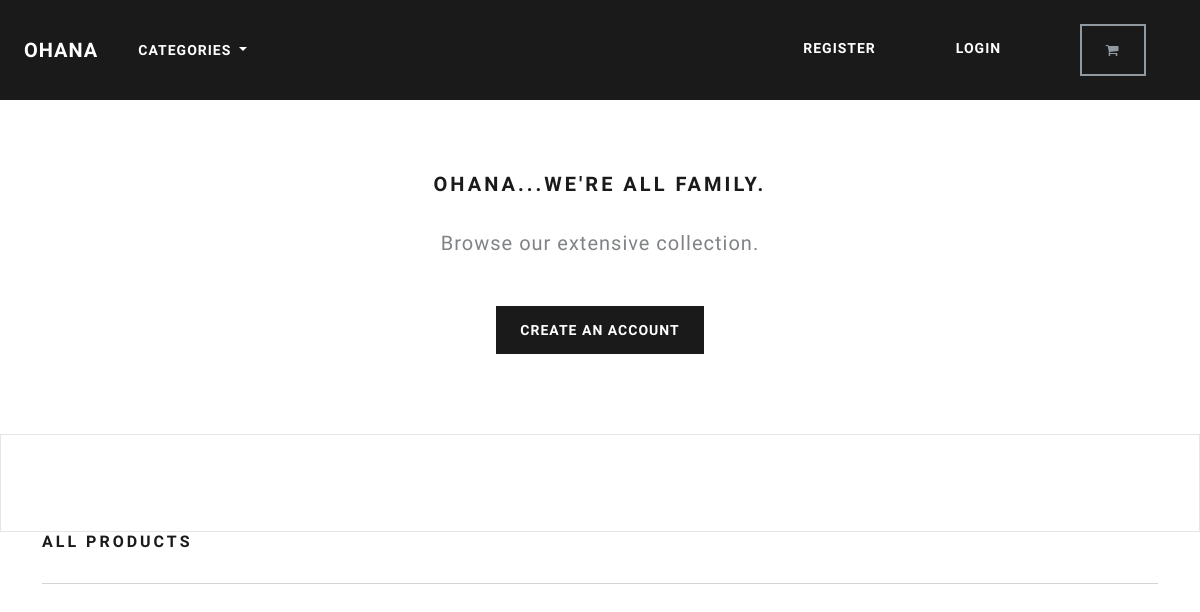
The app's page /, older data.
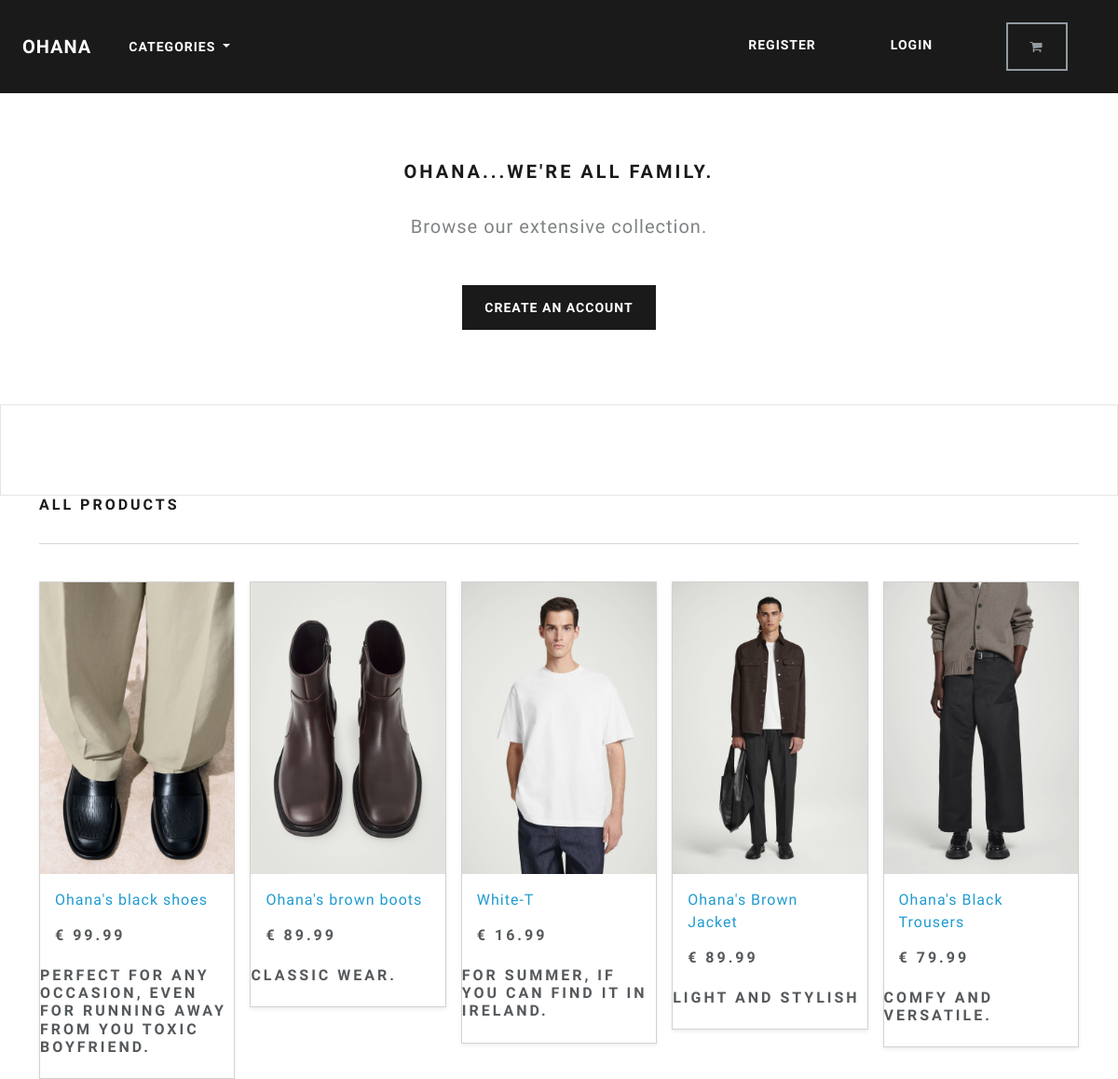
The same page, newer data.
### store/models.py (models this page shows, shortened)
class Product(models.Model):
    cetegory = models.ForeignKey(Cetegory, related_name='product', on_delete=models.CASCADE, null=True)
    title = models.CharField(max_length=250)
    brand = models.CharField(max_length=250, default='un-branded')
    description = models.TextField(blank=True)
    slug = models.SlugField(max_length=255)
    price = models.DecimalField(max_digits=4, decimal_places=2)
    image = models.ImageField(upload_to='images/')
    class Meta:
        verbose_name_plural = 'products'

### store/views.py (the view)
# urls.py: path('', include('store.urls')),
def store (request):
    all_products = Product.objects.all()
    context = {'all_products': all_products}
    return render(request, 'store/store.html', context)

### store/views.py (called while the page is built)
def categories(request):
    all_categories = Cetegory.objects.all()
    return{'all_categories': all_categories}

### store/templates/store/store.html (shortened to what this page needs)
{% extends "./base.html" %}
{% load static %}
{% block content %}
    <section class="py-4 text-center container">
        <div class="row py-lg-5">
            <div class="col-lg-6 col-md-8 mx-auto">
                <h4> Ohana...We're all family. </h4>
                <br>
                <p class="lead text-muted">
                Browse our extensive collection.
                </p>
                <br>
                <a href="#" class="btn btn-primary my-2"> Create an account </a>
            </div>
        </div>
    </section>
    <div class="album py-5 bg-light"></div>
        <div class="container">
          <div class="pb-3 h5"> All products </div>
          <hr>
          <br>
          <div class="row row-cols-1 row-cols-sm-2 row-cols-md-5 g-3">
            {% for product in all_products %}
            <div class="col">
              <div class="card shadow-sm">
                <img class="img-fluid" alt="Responsive image" src="{{product.image.url}}">
                <div class="card-body">
                  <p class="card-text">
                    <a class="text-info text-decoration-none" href="">{{ product.title | capfirst }}</a>
                  </p>
                  <div class="d-flex justify-content-between align-items-center">
                    <h5> € {{product.price}}</h5>
                  </div>
                </div>
                <div>
                  <h5 class="pb-3 h5" >{{product.description}}</h5>
                </div>
              </div>
            </div>
            {% endfor %}
          </div>
        </div>
{% endblock %}

### store/templates/store/base.html (shortened to what this page needs)
{% load static %}
<!DOCTYPE html>
<html>
    <head>
        <link rel="stylesheet" href="https://bootswatch.com/5/lux/bootstrap.min.css">
        <link rel="stylesheet" href="https://cdnjs.cloudflare.com/ajax/libs/font-awesome/4.7.0/css/font-awesome.min.css">
    </head>
    <nav class="navbar navbar-expand-lg bg-primary justify-content-center">
        <a class="navbar-brand main-heading text-white" href="{% url 'store' %}">
        &nbsp; &nbsp; Ohana
        </a>
        <div class="collapse navbar-collapse" id="navbarCollapse">
            <ul class="navbar-nav me-auto mb-2 mb-md-0">
                <li class="nav-item dropdown">
                    <a class="nav-link dropdown-toggle text-white" href="#" id="navbarDropdown" role="button"
                    data-bs-toggle="dropdown" aria-expanded="false">
                        Categories
                    </a>
                </li>
            </ul>
        </div>
        <div class="collapse navbar-collapse text-center" id="navbarNavDropdown">
            <ul class="navbar-nav ms-auto">
                <li class="nav-item">
                    <a class="btn btn-alert navbar-btn text-white" type="button"  href="/"> Register </a>
                </li>
                <li class="nav-item">
                    <a class="btn btn-alert navbar-btn text-white" type="button"  href="/"> Login </a>
                </li>
                <li class="nav-item">
                    <a type="button" role="button" href="/" class="btn btn-outline-secondary">
                        <i class="fa fa-shopping-cart" aria-hidden="true"> </i>
                    </a>
                </li>
            </ul>
        </div>
    </nav>
    <body>
        {% block content %}
        {% endblock %}
    </body>
</html>

Row changes from the older to the newer data that the page shows:
added Product: image (picture), title "Ohana's black shoes", price "99.99", description "PERFECT FOR ANY OCCASION, EVEN FOR RUNNING AWAY FROM YOU TOXIC BOYFRIEND."
added Product: image (picture), title "Ohana's brown boots", price "89.99", description "CLASSIC WEAR."
added Product: image (picture), title "White-T", price "16.99", description "FOR SUMMER, IF YOU CAN FIND IT IN IRELAND."
added Product: image (picture), title "Ohana's Brown Jacket", price "89.99", description "LIGHT AND STYLISH"
added Product: image (picture), title "Ohana's Black Trousers", price "79.99", description "COMFY AND VERSATILE."
